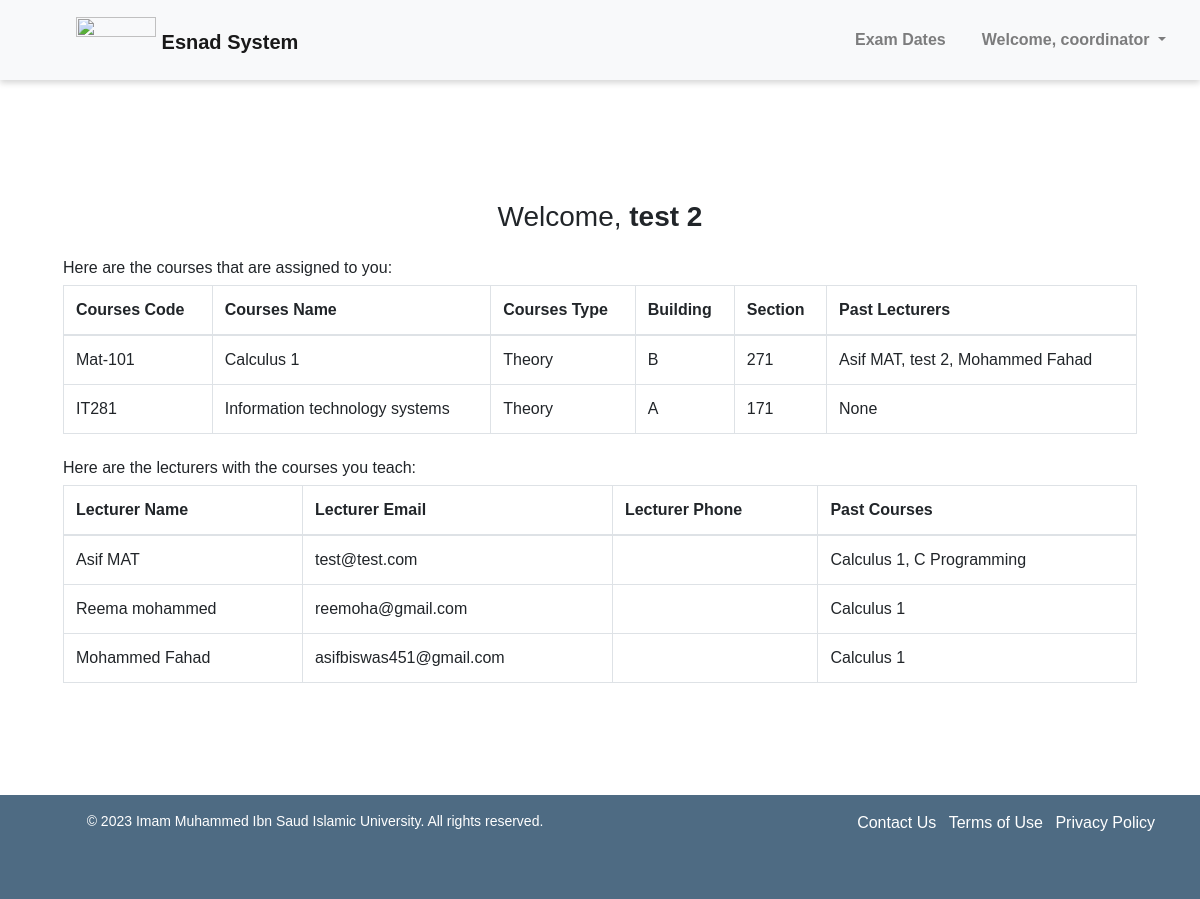
The page /lecturer-view (signed in) on the database its author committed.
### pages/models.py (models this page shows, shortened)
class Lecturer(models.Model):
    lecturer_user = models.OneToOneField(User, on_delete=models.CASCADE, null=True)
    lecturer_name = models.CharField(max_length=100)
    lecturer_email = models.EmailField(validators=[EmailValidator()])
    phone_regex = RegexValidator(
        regex=r'^\+?1?\d{10}$',
        message="Phone number must be entered in the format: '+999999999'. Up to 15 digits allowed.",
    )
    lecturer_number = models.CharField(validators=[phone_regex], max_length=17)
    GENDER_CHOICES = (
        ('M', 'Male'),
        ('F', 'Female')
    )
    lecturer_gender = models.CharField(max_length=1, choices=GENDER_CHOICES)
    TEACHER_TYPE_CHOICES = (
        ('L', 'Laboratory'),
        ('T', 'Theory')
    )
    lecturer_type = models.CharField(max_length=1, choices=TEACHER_TYPE_CHOICES)
    lecturer_past_courses = models.ManyToManyField('Course', related_name='past_lecturers', blank=True)
    lecturer_rating = models.FloatField(default=0.0)
    lecturer_department = models.ForeignKey('Department', on_delete=models.SET_NULL, null=True, blank=True)

class Course(models.Model):
    course_code = models.CharField(max_length=100)
    course_name = models.CharField(max_length=100)
    credit_hours = models.PositiveIntegerField(null=True)
    course_lecturer = models.ForeignKey('Lecturer', on_delete=models.SET_NULL, null=True, related_name='courses_taught')
    course_level = models.PositiveIntegerField(null=True)
    course_lab_lecturer = models.ForeignKey('Lecturer', on_delete=models.SET_NULL, null=True, blank=True, related_name='lab_courses_taught')
    course_past_lecturers = models.ManyToManyField('Lecturer', related_name='past_courses', blank=True)
    course_time = models.TimeField(null=True, blank=True)
    course_day = models.CharField(max_length=1, choices=DAYS_OF_WEEK, null=True, blank=True)
    course_department = models.ForeignKey('Department', on_delete=models.SET_NULL, null=True, blank=True)
    course_building = models.CharField(max_length=100, blank=True)
    course_section = models.CharField(max_length=100, blank=True)
    course_prerequisites = models.ManyToManyField('Course', related_name='prerequisites', blank=True)

### pages/views.py (the view)
# urls.py: path('lecturer-view', views.lecturer_view, name='lecturer_view'),
@login_required(login_url='login')
def lecturer_view(request):
    try:
        lecturer = Lecturer.objects.get(lecturer_user=request.user)
        courses = Course.objects.filter(Q(course_lecturer=lecturer) | Q(course_lab_lecturer=lecturer)).order_by('course_name')
        similar_lecturers = Lecturer.objects.filter(lecturer_past_courses__in=courses).exclude(id=lecturer.id).distinct()
        return render(request, 'lecturer_view.html', {'lecturer': lecturer, 'courses': courses, 'similar_lecturers': similar_lecturers})
    except:
        return render(request, 'not_a_lecturer.html')

### pages/context_processors.py (called while the page is built)
def get_user_groups(request):
    if request.user.is_authenticated:
        groups = request.user.groups.all()
        for group in groups:
            if group.name == 'Coordinators':
                return {'get_user_groups': True}
    return {'get_user_groups': False}

### pages/templates/lecturer_view.html
{% extends 'base.html' %}
{% block content %}
<div class="">
    <div class="mt-5 p-5">
        <div class="container">
            <h3 class="mt-4 mb-4 text-center">Welcome, <b>{{lecturer.lecturer_name}}</b></h3>
            <h6>Here are the courses that are assigned to you:</h6>
            <table class="table table-hover table-bordered">
                <thead>
                  <tr>
                    <th scope="col">Courses Code</th>
                    <th scope="col">Courses Name</th>
                    <th scope="col">Courses Type</th>
                    <th scope="col">Building</th>
                    <th scope="col">Section</th>
                    <th scope="col">Past Lecturers</th>
                  </tr>
                </thead>
                <tbody>
                    {% for course in courses %}
                    <tr>
                        <td>{{course.course_code}}</td>
                        <td>{{course.course_name}}</td>
                        <td>
                            {% if course.course_lab_lecturer %}
                                Laboratory
                            {% else %}
                                Theory
                            {% endif %}
                        </td>
                        <td>{{course.course_building}}</td>
                        <td>{{course.course_section}}</td>
                        <td>
                            {% for lecturer in course.course_past_lecturers.all %}
                                {{ lecturer.lecturer_name }}{% if not forloop.last %}, {% endif %}
                            {% empty %}
                                None
                            {% endfor %}
                        </td>
                    </tr>
                    {% endfor %}
                </tbody>
            </table>
            {% if similar_lecturers %}
            <h6 class="mt-4">Here are the lecturers with the courses you teach:</h6>
            <table class="table table-hover table-bordered">
                <thead>
                  <tr>
                    <th scope="col">Lecturer Name</th>
                    <th scope="col">Lecturer Email</th>
                    <th scope="col">Lecturer Phone</th>
                    <th scope="col">Past Courses</th>
                    </tr>
                </thead>
                <tbody>
                    {% for lecturer in similar_lecturers %}
                    <tr>
                        <td>{{lecturer.lecturer_name}}</td>
                        <td>{{lecturer.lecturer_email}}</td>
                        <td>{{lecturer.lecturer_phone}}</td>
                        <td>
                            {% for course in lecturer.lecturer_past_courses.all %}
                                {{ course.course_name }}{% if not forloop.last %}, {% endif %}
                            {% empty %}
                                None
                            {% endfor %}
                        </td>
                    </tr>
                    {% endfor %}
                </tbody>
            </table>
            {% else %}
            <h6 class="mt-4 text-secondary">There are no lecturers with the courses you teach.</h6>
            {% endif %}
        </div>
    </div>
</div>
{% endblock %}

### pages/templates/header.html (shortened to what this page needs)
{% load static %}
<!DOCTYPE html>
<html lang="en">
<head>
    <link rel="stylesheet" href="{% static 'headfoot.css' %}">
    <link rel="stylesheet" href="https://maxcdn.bootstrapcdn.com/bootstrap/4.5.2/css/bootstrap.min.css">
</head>
<body>
    <header class="bg-light">
        <nav class="navbar navbar-expand-lg navbar-light bg-light">
            <a class="navbar-brand pt-2" href="{% url 'landing' %}">
                <img src="{% static 'images/logo.png' %}" style="margin-top: -12px;" width="80" class="d-inline-block align-top" alt="">
                <span>Esnad System</span>
            </a>
            {% if user.is_authenticated %}
                <div class="collapse navbar-collapse" id="navbarNav">
                    <ul class="navbar-nav ml-auto">
                        {% if user.is_superuser %}
                            <li class="nav-item">
                                <a class="nav-link" href="{% url 'exam_dates' %}">Exam Dates</a>
                            </li>
                            {% comment %} check if user is in Lecturers group {% endcomment %}
                        {% elif get_user_groups %}
                            <li class="nav-item">
                                <a class="nav-link" href="{% url 'exam_dates' %}">Exam Dates</a>
                            </li>
                        {% endif %}
                        {% if user.is_authenticated %}
                        <li class="nav-item dropdown">
                            <a class="nav-link dropdown-toggle" href="#" id="navbarDropdown" role="button" data-toggle="dropdown"
                                aria-haspopup="true" aria-expanded="false">
                                Welcome, {{ user.username }}
                            </a>
                        </li>
                        {% else %}
                        <li class="nav-item">
                            <a class="nav-link btn btn-sm btn-secondary px-4 text-white" href="{% url 'login' %}">Log In</a>
                        </li>
                        {% endif %}
                    </ul>
                </div>
            {% endif %}
        </nav>
    </header>
</body>
</html>

### pages/static/myfirst.css (style rules this page uses)
body.base { font-family: Arial, sans-serif; margin: 0; padding: 0; }
body.base header { display: flex; flex-direction: row; justify-content: space-between; align-items: center; padding: 10px; box-shadow: 0 3px 6px rgba(0, 0, 0, 0.16); height: 80px; }
body.base nav { flex: 1; margin-left: 50px; }
body.base nav ul { display: flex; flex-direction: row; justify-content: flex-end; align-items: center; list-style-type: none; margin: 0; padding: 0; }
body.base nav li { margin-left: 20px; }
body.base nav a { color: #000; text-decoration: none; font-weight: bold; }

### pages/static/headfoot.css (style rules this page uses)
header { display: flex; flex-direction: row; justify-content: space-between; align-items: center; height: 20%; background-color: #fff; padding: 10px; box-shadow: 0 3px 6px rgba(0, 0, 0, 0.16); }
.logo-left img, .logo-right img, .navbar-brand img { height: 100%; }
nav { flex: 1; margin-left: 50px; }
nav ul { display: flex; flex-direction: row; justify-content: flex-end; align-items: center; list-style-type: none; margin: 0; padding: 0; }
nav li { margin-left: 20px; }
nav a { color: #000; text-decoration: none; font-weight: bold; }

### rows shown on the page
Lecturer: lecturer_name "test 2"
Course: course_code "Mat-101", course_name "Calculus 1", shows "Theory", course_building "B", course_section "271"
Lecturer: lecturer_name "Asif MAT", lecturer_email "test@test.com"
Lecturer: lecturer_name "Mohammed Fahad", lecturer_email "asifbiswas451@gmail.com"
Course: course_code "IT281", course_name "Information technology systems", shows "Theory", course_building "A", course_section "171"
Course: course_name "C Programming"
Lecturer: lecturer_name "Reema mohammed", lecturer_email "reemoha@gmail.com"

### other values the page prints
{{ user.username }} "coordinator"
